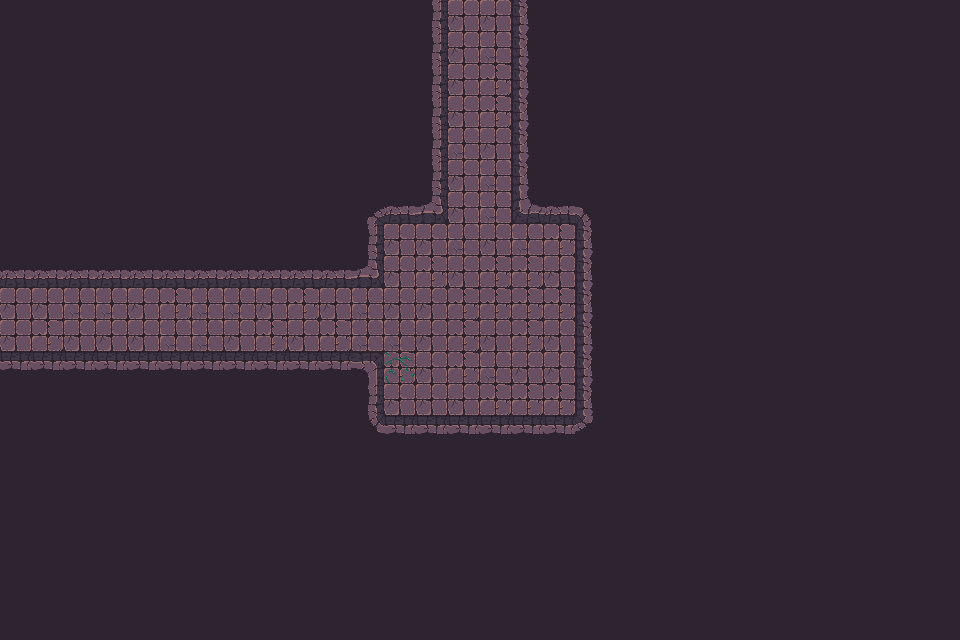

The image is a tile-based game level rendered from a .tmx file. Its description and complete source (layers, tilesets, objects, tile grids) follow:
An orthogonal 30x20 tile map with 32x32 px tiles, 3 tile layers (Walls, Decor, Items), 2 tilesets and 58 objects.

<map version="1.10" tiledversion="1.11.2" orientation="orthogonal" renderorder="right-down" width="30" height="20" tilewidth="32" tileheight="32" infinite="0" nextlayerid="3" nextobjectid="1">
    <tileset firstgid="1" name="Town Tileset" tilewidth="32" tileheight="32" tilecount="64" columns="8">
        <image source="../../../tiles/World H Tileset.png" trans="ff00ff" width="256" height="256" />
        <tile id="4">
            <objectgroup draworder="index" id="2">
                <object id="1" x="0" y="0" width="32" height="32" />
            </objectgroup>
        </tile>
        <tile id="5">
            <objectgroup draworder="index" id="2">
                <object id="1" x="0" y="0" width="32" height="32" />
            </objectgroup>
        </tile>
        <tile id="6">
            <objectgroup draworder="index" id="2">
                <object id="1" x="0" y="0" width="32" height="32" />
            </objectgroup>
        </tile>
        <tile id="7">
            <objectgroup draworder="index" id="2">
                <object id="1" x="0" y="0" width="32" height="32" />
            </objectgroup>
        </tile>
        <tile id="8">
            <objectgroup draworder="index" id="2">
                <object id="1" x="0" y="0" width="32" height="32" />
            </objectgroup>
        </tile>
        <tile id="10">
            <objectgroup draworder="index" id="2">
                <object id="1" x="0" y="32" width="32" height="0" />
            </objectgroup>
        </tile>
        <tile id="11">
            <objectgroup draworder="index" id="2">
                <object id="1" x="0" y="32" width="32" height="0" />
                <object id="2" x="32" y="0" width="0" height="32" />
            </objectgroup>
        </tile>
        <tile id="12">
            <objectgroup draworder="index" id="2">
                <object id="1" x="32" y="0" width="0" height="32" />
            </objectgroup>
        </tile>
        <tile id="13">
            <objectgroup draworder="index" id="2">
                <object id="1" x="0" y="32" width="32" height="0" />
                <object id="2" x="0" y="32" width="32" height="0" />
                <object id="3" x="0" y="0" width="0" height="32" />
            </objectgroup>
        </tile>
        <tile id="14">
            <objectgroup draworder="index" id="2">
                <object id="1" x="0" y="0" width="0" height="32" />
            </objectgroup>
        </tile>
        <tile id="16">
            <objectgroup draworder="index" id="2">
                <object id="1" x="0" y="0" width="32" height="32" />
            </objectgroup>
        </tile>
        <tile id="24">
            <objectgroup draworder="index" id="2">
                <object id="1" x="0" y="0" width="32" height="32" />
            </objectgroup>
        </tile>
    </tileset>
    <tileset firstgid="65" name="Dungeon Crawler Tileset" tilewidth="32" tileheight="32" tilecount="100" columns="10">
        <image source="../../../tiles/Dungeon_Tile.png" trans="" width="320" height="320" />
        <tile id="2">
            <objectgroup draworder="index" id="2">
                <object id="1" x="0" y="0" width="32" height="32" />
            </objectgroup>
        </tile>
        <tile id="3">
            <objectgroup draworder="index" id="2">
                <object id="1" x="0" y="0" width="32" height="32" />
            </objectgroup>
        </tile>
        <tile id="4">
            <objectgroup draworder="index" id="2">
                <object id="1" x="0" y="0" width="32" height="32" />
            </objectgroup>
        </tile>
        <tile id="5">
            <objectgroup draworder="index" id="2">
                <object id="1" x="0" y="0" width="32" height="32" />
            </objectgroup>
        </tile>
        <tile id="6">
            <objectgroup draworder="index" id="2">
                <object id="1" x="0" y="0" width="32" height="32" />
            </objectgroup>
        </tile>
        <tile id="8">
            <objectgroup draworder="index" id="2">
                <object id="1" x="0" y="0" width="32" height="32" />
            </objectgroup>
        </tile>
        <tile id="12">
            <objectgroup draworder="index" id="2">
                <object id="1" x="0" y="0" width="32" height="32" />
            </objectgroup>
        </tile>
        <tile id="13">
            <objectgroup draworder="index" id="2">
                <object id="1" x="0" y="0" width="32" height="32" />
            </objectgroup>
        </tile>
        <tile id="14">
            <objectgroup draworder="index" id="2">
                <object id="1" x="0" y="0" width="32" height="32" />
            </objectgroup>
        </tile>
        <tile id="15">
            <objectgroup draworder="index" id="2">
                <object id="1" x="0" y="0" width="32" height="32" />
            </objectgroup>
        </tile>
        <tile id="16">
            <objectgroup draworder="index" id="2">
                <object id="1" x="0" y="0" width="32" height="32" />
            </objectgroup>
        </tile>
        <tile id="18">
            <objectgroup draworder="index" id="2">
                <object id="1" x="0" y="0" width="32" height="32" />
            </objectgroup>
        </tile>
        <tile id="22">
            <objectgroup draworder="index" id="2">
                <object id="1" x="0" y="0" width="32" height="32" />
            </objectgroup>
        </tile>
        <tile id="23">
            <objectgroup draworder="index" id="2">
                <object id="1" x="0" y="0" width="32" height="32" />
            </objectgroup>
        </tile>
        <tile id="24">
            <objectgroup draworder="index" id="2">
                <object id="1" x="0" y="0" width="32" height="32" />
            </objectgroup>
        </tile>
        <tile id="25">
            <objectgroup draworder="index" id="2">
                <object id="1" x="0" y="0" width="32" height="32" />
            </objectgroup>
        </tile>
        <tile id="26">
            <objectgroup draworder="index" id="2">
                <object id="1" x="0" y="0" width="32" height="32" />
            </objectgroup>
        </tile>
        <tile id="28">
            <objectgroup draworder="index" id="2">
                <object id="1" x="0" y="0" width="32" height="32" />
            </objectgroup>
        </tile>
        <tile id="32">
            <objectgroup draworder="index" id="2">
                <object id="1" x="0" y="0" width="32" height="32" />
            </objectgroup>
        </tile>
        <tile id="33">
            <objectgroup draworder="index" id="2">
                <object id="1" x="0" y="0" width="32" height="32" />
            </objectgroup>
        </tile>
        <tile id="34">
            <objectgroup draworder="index" id="2">
                <object id="1" x="0" y="0" width="32" height="32" />
            </objectgroup>
        </tile>
        <tile id="35">
            <objectgroup draworder="index" id="2">
                <object id="1" x="0" y="0" width="32" height="32" />
            </objectgroup>
        </tile>
        <tile id="36">
            <objectgroup draworder="index" id="2">
                <object id="1" x="0" y="0" width="32" height="32" />
            </objectgroup>
        </tile>
        <tile id="38">
            <objectgroup draworder="index" id="2">
                <object id="1" x="0" y="0" width="32" height="32" />
            </objectgroup>
        </tile>
        <tile id="42">
            <objectgroup draworder="index" id="2">
                <object id="1" x="0" y="0" width="32" height="32" />
            </objectgroup>
        </tile>
        <tile id="43">
            <objectgroup draworder="index" id="2">
                <object id="1" x="0" y="0" width="32" height="32" />
            </objectgroup>
        </tile>
        <tile id="44">
            <objectgroup draworder="index" id="2">
                <object id="1" x="0" y="0" width="32" height="32" />
            </objectgroup>
        </tile>
        <tile id="45">
            <objectgroup draworder="index" id="2">
                <object id="1" x="0" y="0" width="32" height="32" />
            </objectgroup>
        </tile>
        <tile id="46">
            <objectgroup draworder="index" id="2">
                <object id="1" x="0" y="0" width="32" height="32" />
            </objectgroup>
        </tile>
        <tile id="48">
            <objectgroup draworder="index" id="2">
                <object id="1" x="0" y="0" width="32" height="32" />
            </objectgroup>
        </tile>
        <tile id="52">
            <objectgroup draworder="index" id="2">
                <object id="1" x="0" y="0" width="32" height="32" />
            </objectgroup>
        </tile>
        <tile id="53">
            <objectgroup draworder="index" id="2">
                <object id="1" x="0" y="0" width="32" height="32" />
            </objectgroup>
        </tile>
        <tile id="54">
            <objectgroup draworder="index" id="2">
                <object id="1" x="0" y="0" width="32" height="32" />
            </objectgroup>
        </tile>
        <tile id="55">
            <objectgroup draworder="index" id="2">
                <object id="1" x="0" y="0" width="32" height="32" />
            </objectgroup>
        </tile>
        <tile id="56">
            <objectgroup draworder="index" id="2">
                <object id="1" x="0" y="0" width="32" height="32" />
            </objectgroup>
        </tile>
        <tile id="58">
            <objectgroup draworder="index" id="2">
                <object id="1" x="0" y="0" width="32" height="32" />
            </objectgroup>
        </tile>
        <tile id="62">
            <objectgroup draworder="index" id="2">
                <object id="1" x="0" y="0" width="32" height="32" />
            </objectgroup>
        </tile>
        <tile id="63">
            <objectgroup draworder="index" id="2">
                <object id="1" x="0" y="0" width="32" height="32" />
            </objectgroup>
        </tile>
        <tile id="64">
            <objectgroup draworder="index" id="2">
                <object id="1" x="0" y="0" width="32" height="32" />
            </objectgroup>
        </tile>
        <tile id="65">
            <objectgroup draworder="index" id="2">
                <object id="1" x="0" y="0" width="32" height="32" />
            </objectgroup>
        </tile>
        <tile id="66">
            <objectgroup draworder="index" id="2">
                <object id="1" x="0" y="0" width="32" height="32" />
            </objectgroup>
        </tile>
        <tile id="68">
            <objectgroup draworder="index" id="2">
                <object id="1" x="0" y="0" width="32" height="32" />
            </objectgroup>
        </tile>
        <tile id="80">
            <objectgroup draworder="index" id="2">
                <object id="1" x="0" y="0" width="32" height="32" />
            </objectgroup>
        </tile>
    </tileset>
    <layer id="1" name="Walls" width="30" height="20">
        <data encoding="csv">
122,122,122,122,122,122,122,122,122,122,122,122,122,77,75,75,79,122,122,122,122,122,122,122,122,122,122,122,122,122,
122,122,122,122,122,122,122,122,122,122,122,122,122,77,75,66,79,122,122,122,122,122,122,122,122,122,122,122,122,122,
122,122,122,122,122,122,122,122,122,122,122,122,122,77,75,65,79,122,122,122,122,122,122,122,122,122,122,122,122,122,
122,122,122,122,122,122,122,122,122,122,122,122,122,77,75,65,79,122,122,122,122,122,122,122,122,122,122,122,122,122,
122,122,122,122,122,122,122,122,122,122,122,122,122,77,66,75,79,122,122,122,122,122,122,122,122,122,122,122,122,122,
122,122,122,122,122,122,122,122,122,122,122,122,122,77,75,66,79,122,122,122,122,122,122,122,122,122,122,122,122,122,
122,122,122,122,122,122,122,122,122,122,122,67,68,103,75,66,100,68,69,122,122,122,122,122,122,122,122,122,122,122,
122,122,122,122,122,122,122,122,122,122,122,77,75,75,66,75,66,65,79,122,122,122,122,122,122,122,122,122,122,122,
68,68,68,68,68,68,68,68,68,68,68,103,75,65,75,65,65,75,79,122,122,122,122,122,122,122,122,122,122,122,
75,75,66,66,75,65,66,66,75,65,75,66,75,75,65,65,65,65,79,122,122,122,122,122,122,122,122,122,122,122,
75,65,75,75,75,66,66,75,65,75,65,66,66,75,65,75,65,75,79,122,122,122,122,122,122,122,122,122,122,122,
88,88,88,88,88,88,88,88,88,88,88,73,65,75,65,66,75,75,79,122,122,122,122,122,122,122,122,122,122,122,
122,122,122,122,122,122,122,122,122,122,122,77,75,75,75,65,65,65,79,122,122,122,122,122,122,122,122,122,122,122,
122,122,122,122,122,122,122,122,122,122,122,87,88,88,88,88,88,88,89,122,122,122,122,122,122,122,122,122,122,122,
122,122,122,122,122,122,122,122,122,122,122,122,122,122,122,122,122,122,122,122,122,122,122,122,122,122,122,122,122,122,
122,122,122,122,122,122,122,122,122,122,122,122,122,122,122,122,122,122,122,122,122,122,122,122,122,122,122,122,122,122,
122,122,122,122,122,122,122,122,122,122,122,122,122,122,122,122,122,122,122,122,122,122,122,122,122,122,122,122,122,122,
122,122,122,122,122,122,122,122,122,122,122,122,122,122,122,122,122,122,122,122,122,122,122,122,122,122,122,122,122,122,
122,122,122,122,122,122,122,122,122,122,122,122,122,122,122,122,122,122,122,122,122,122,122,122,122,122,122,122,122,122,
122,122,122,122,122,122,122,122,122,122,122,122,122,122,122,122,122,122,122,122,122,122,122,122,122,122,122,122,122,122
        </data>
    </layer>
    <layer id="1" name="Decor" width="30" height="20">
        <data encoding="csv">
133,133,133,133,133,133,133,133,133,133,133,133,133,133,133,133,133,133,133,133,133,133,133,133,133,133,133,133,133,133,
133,133,133,133,133,133,133,133,133,133,133,133,133,133,133,133,133,133,133,133,133,133,133,133,133,133,133,133,133,133,
133,133,133,133,133,133,133,133,133,133,133,133,133,133,133,133,133,133,133,133,133,133,133,133,133,133,133,133,133,133,
133,133,133,133,133,133,133,133,133,133,133,133,133,133,133,133,133,133,133,133,133,133,133,133,133,133,133,133,133,133,
133,133,133,133,133,133,133,133,133,133,133,133,133,133,133,133,133,133,133,133,133,133,133,133,133,133,133,133,133,133,
133,133,133,133,133,133,133,133,133,133,133,133,133,133,133,133,133,133,133,133,133,133,133,133,133,133,133,133,133,133,
133,133,133,133,133,133,133,133,133,133,133,133,133,133,133,133,133,133,133,133,133,133,133,133,133,133,133,133,133,133,
133,133,133,133,133,133,133,133,133,133,133,133,133,133,133,133,133,133,133,133,133,133,133,133,133,133,133,133,133,133,
133,133,133,133,133,133,133,133,133,133,133,133,133,133,133,133,133,133,133,133,133,133,133,133,133,133,133,133,133,133,
133,133,133,133,133,133,133,133,133,133,133,133,133,133,133,133,133,133,133,133,133,133,133,133,133,133,133,133,133,133,
133,133,133,133,133,133,133,133,133,133,133,133,133,133,133,133,133,133,133,133,133,133,133,133,133,133,133,133,133,133,
133,133,133,133,133,133,133,133,133,133,133,133,126,133,133,133,133,133,133,133,133,133,133,133,133,133,133,133,133,133,
133,133,133,133,133,133,133,133,133,133,133,133,133,133,133,133,133,133,133,133,133,133,133,133,133,133,133,133,133,133,
133,133,133,133,133,133,133,133,133,133,133,133,133,133,133,133,133,133,133,133,133,133,133,133,133,133,133,133,133,133,
133,133,133,133,133,133,133,133,133,133,133,133,133,133,133,133,133,133,133,133,133,133,133,133,133,133,133,133,133,133,
133,133,133,133,133,133,133,133,133,133,133,133,133,133,133,133,133,133,133,133,133,133,133,133,133,133,133,133,133,133,
133,133,133,133,133,133,133,133,133,133,133,133,133,133,133,133,133,133,133,133,133,133,133,133,133,133,133,133,133,133,
133,133,133,133,133,133,133,133,133,133,133,133,133,133,133,133,133,133,133,133,133,133,133,133,133,133,133,133,133,133,
133,133,133,133,133,133,133,133,133,133,133,133,133,133,133,133,133,133,133,133,133,133,133,133,133,133,133,133,133,133,
133,133,133,133,133,133,133,133,133,133,133,133,133,133,133,133,133,133,133,133,133,133,133,133,133,133,133,133,133,133
        </data>
    </layer>
    <layer id="1" name="Items" width="30" height="20">
        <data encoding="csv">
133,133,133,133,133,133,133,133,133,133,133,133,133,133,133,133,133,133,133,133,133,133,133,133,133,133,133,133,133,133,
133,133,133,133,133,133,133,133,133,133,133,133,133,133,133,133,133,133,133,133,133,133,133,133,133,133,133,133,133,133,
133,133,133,133,133,133,133,133,133,133,133,133,133,133,133,133,133,133,133,133,133,133,133,133,133,133,133,133,133,133,
133,133,133,133,133,133,133,133,133,133,133,133,133,133,133,133,133,133,133,133,133,133,133,133,133,133,133,133,133,133,
133,133,133,133,133,133,133,133,133,133,133,133,133,133,133,133,133,133,133,133,133,133,133,133,133,133,133,133,133,133,
133,133,133,133,133,133,133,133,133,133,133,133,133,133,133,133,133,133,133,133,133,133,133,133,133,133,133,133,133,133,
133,133,133,133,133,133,133,133,133,133,133,133,133,133,133,133,133,133,133,133,133,133,133,133,133,133,133,133,133,133,
133,133,133,133,133,133,133,133,133,133,133,133,133,133,133,133,133,133,133,133,133,133,133,133,133,133,133,133,133,133,
133,133,133,133,133,133,133,133,133,133,133,133,133,133,133,133,133,133,133,133,133,133,133,133,133,133,133,133,133,133,
133,133,133,133,133,133,133,133,133,133,133,133,133,133,133,133,133,133,133,133,133,133,133,133,133,133,133,133,133,133,
133,133,133,133,133,133,133,133,133,133,133,133,133,133,133,133,133,133,133,133,133,133,133,133,133,133,133,133,133,133,
133,133,133,133,133,133,133,133,133,133,133,133,133,133,133,133,133,133,133,133,133,133,133,133,133,133,133,133,133,133,
133,133,133,133,133,133,133,133,133,133,133,133,133,133,133,133,133,133,133,133,133,133,133,133,133,133,133,133,133,133,
133,133,133,133,133,133,133,133,133,133,133,133,133,133,133,133,133,133,133,133,133,133,133,133,133,133,133,133,133,133,
133,133,133,133,133,133,133,133,133,133,133,133,133,133,133,133,133,133,133,133,133,133,133,133,133,133,133,133,133,133,
133,133,133,133,133,133,133,133,133,133,133,133,133,133,133,133,133,133,133,133,133,133,133,133,133,133,133,133,133,133,
133,133,133,133,133,133,133,133,133,133,133,133,133,133,133,133,133,133,133,133,133,133,133,133,133,133,133,133,133,133,
133,133,133,133,133,133,133,133,133,133,133,133,133,133,133,133,133,133,133,133,133,133,133,133,133,133,133,133,133,133,
133,133,133,133,133,133,133,133,133,133,133,133,133,133,133,133,133,133,133,133,133,133,133,133,133,133,133,133,133,133,
133,133,133,133,133,133,133,133,133,133,133,133,133,133,133,133,133,133,133,133,133,133,133,133,133,133,133,133,133,133
        </data>
    </layer>
</map>
